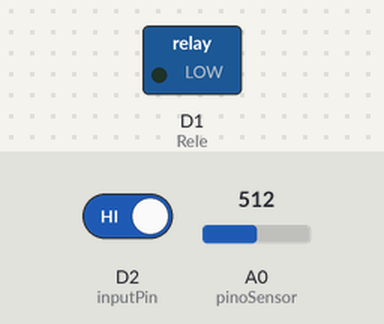
The sketch below on a simulated ESP8266 (NodeMCU). On the bench: switched loads named in the sketch (green lamp = pin HIGH). Inputs (shaded band) come from the test bench; at power-on: D2 (inputPin) HIGH, A0 (pinoSensor) = 512. WiFi joins after 1.5 s; servers stay silent unless stated; what the sketch prints to the serial monitor is not drawn.

Above: at 4.7 s.
4.8 s: D2 (inputPin) driven LOW
10.6 s: D2 (inputPin) driven HIGH
At 16.1 s:
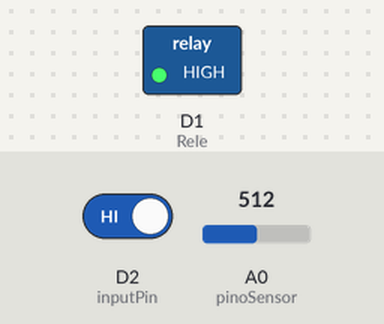
Timing chart, 0 to 17.6 s (numbered marks = the images above; inputs shaded):
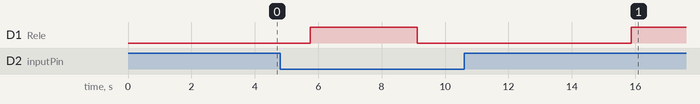

The sketch:

novo_projeto.ino
```cpp
#include <ESP8266WiFi.h>
#include <stdlib.h>
#include <string.h>

//defines
#define SSID_REDE     "MW Daniel"  //coloque aqui o nome da rede que se deseja conectar
#define SENHA_REDE    "c1234567"  //coloque aqui a senha da rede que se deseja conectar
#define TEMPO_ESPERA      30    //Tempo entre envios de dados ao servidor (em segundos)
#define INTERVALO_ENVIO_THINGSPEAK  TEMPO_ESPERA * 1000  //intervalo entre envios de dados ao ThingSpeak (em milisegundos)

//constantes e variáveis globais
char EnderecoAPIThingSpeak[] = "api.thingspeak.com";
String ChaveEscritaThingSpeak = "IVDLZ7ZFNZD2P4T1";
long lastConnectionTime;
WiFiClient client;


//------------------------

const int Rele = D1;       //3
int corrente1 = 0;
const int inputPin = D2;    //Sensor de presenca
const int pinoSensor =A0;   //Sensor de energia
int presenca = 0;


int sensorValue_aux = 0;
float valorSensor = 0;
float valorCorrente = 0;
float voltsporUnidade = 0.004887586; // 5%1023
// Para ACS712 de  5 Amperes use 0.185
// Para ACS712 de 10 Amperes use 0.100
//  Para ACS712 de 5 Amperes use 0.066
float sensibilidade = 0.185;
int tensao = 220;


//prototypes
void EnviaInformacoesThingspeak(String StringDados);
void FazConexaoWiFi(void);
//float FazLeituraUmidade(void);

/*
 * Implementações
 */

//sensor de corrente

void funcao_e(){
   for(int i=2000; i>0; i--){
    // le o sensor na pino analogico A0 e ajusta o valor lido ja que a saída do sensor é (1023)vcc/2 para corrente =0
    sensorValue_aux = (analogRead(pinoSensor) -510);
    // somam os quadrados das leituras.
    valorSensor += pow(sensorValue_aux,2);
    delay(1);
  }
  // finaliza o calculo da média quadratica e ajusta o valor lido para volts
  valorSensor = (sqrt(valorSensor/ 2000)) * voltsporUnidade;
  // calcula a corrente considerando a sensibilidade do sernsor (185 mV por amper)
  valorCorrente = (valorSensor/sensibilidade);

}

//Função: envia informações ao ThingSpeak
//Parâmetros: String com a  informação a ser enviada
//Retorno: nenhum
void EnviaInformacoesThingspeak(String StringDados)
{
    if (client.connect(EnderecoAPIThingSpeak, 80))
    {
        //faz a requisição HTTP ao ThingSpeak
        client.print("POST /update HTTP/1.1\n");
        client.print("Host: api.thingspeak.com\n");
        client.print("Connection: close\n");
        client.print("X-THINGSPEAKAPIKEY: "+ChaveEscritaThingSpeak+"\n");
        client.print("Content-Type: application/x-www-form-urlencoded\n");
        client.print("Content-Length: ");
        client.print(StringDados.length());
        client.print("\n\n");
        client.print(StringDados);

        lastConnectionTime = millis();
        Serial.println("\n- Informações enviadas ao ThingSpeak!");

     }
}

//Função: faz a conexão WiFI
//Parâmetros: nenhum
//Retorno: nenhum


void FazConexaoWiFi(void){
    client.stop();
    Serial.print("Conectando-se à rede WiFi...");
    delay(1000);
    WiFi.begin(SSID_REDE, SENHA_REDE);

    while (WiFi.status() != WL_CONNECTED)
    {
        delay(500);
        Serial.print(".");
        //WiFi.begin(SSID_REDE, SENHA_REDE);
    }

    Serial.println("");
    Serial.println("WiFi connectado com sucesso!");
    Serial.print("\nNOME DA REDE: ");
    Serial.println(SSID_REDE);
    Serial.print("IP OBTIDO: ");
    Serial.println(WiFi.localIP());

    delay(1000);
}


void setup()
{
    Serial.begin(9600);
    lastConnectionTime = 0;

    FazConexaoWiFi();
    Serial.print("\nEnviando dados a cada ");
    Serial.print(TEMPO_ESPERA);
    Serial.print(" Segundos...");
    Serial.print("\nAguardando para enviar dados...");

//-------------------------------
    pinMode(Rele, OUTPUT);
    pinMode(inputPin, INPUT);
    pinMode(pinoSensor,INPUT);
}

//loop principal
void loop(){
    char  Fieldenergia[40],
          Fieldpresenca[20];

    //--------------------


  presenca = digitalRead(inputPin);

  funcao_e();
  float oo = abs((valorCorrente * tensao)-126);
  corrente1 = (int)oo;
  //Serial.println(" E(W)  L   Pre");

  //Serial.println("  ");

  //sequencia de if para "parar" o sistema

  if (presenca == LOW) {
    Serial.println("Nao tem gente");
    digitalWrite(Rele, LOW);
  }
  else{
    Serial.println("TEM gente");
    digitalWrite(Rele, HIGH);
  }
  delay(150);

//-----------

    //Força desconexão ao ThingSpeak (se ainda estiver desconectado)
    if (client.connected())
    {
        client.stop();
        Serial.print("  Presenca: ");
        Serial.println(presenca);
        Serial.print("  Corrente: ");
        Serial.println(corrente1);
        Serial.print("\n\nAguardando para enviar dados...");
    }

    //verifica se está conectado no WiFi e se é o momento de enviar dados ao ThingSpeak
    if(!client.connected() && (millis() - lastConnectionTime > INTERVALO_ENVIO_THINGSPEAK)){
        sprintf(Fieldenergia,"field1=%d",corrente1);        //Formata a string para o padrão de envio do thingspeak
        sprintf(Fieldpresenca,"&field2=%d",presenca);       //Formata a string para o padrão de envio do thingspeak
        strcat(Fieldenergia, Fieldpresenca);                     //Concatena as duas strings em uma (Fieldenergia)
        EnviaInformacoesThingspeak(Fieldenergia);                         //Envia as informaçõe
    }else{
        Serial.print(".");
    }

     delay(1000);

}
```

Measured:
- after the input at 10.6 s, D1 (Rele): LOW → HIGH after 5.3 s
